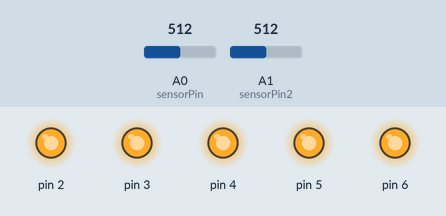
This sketch was run on a simulated Arduino Uno, built with avr-gcc and run on an emulated ATmega328P. Shown: output pins drawn as LEDs (lit = HIGH). The test bench sets the inputs (shaded band); at power-on: A0 (sensorPin) = 512, A1 (sensorPin2) = 512. What the sketch prints to the serial monitor is not drawn.

Above: at 1.2 s.
1.3 s: A0 (sensorPin) set to 322
4.3 s: A0 (sensorPin) set to 295
7.3 s: A1 (sensorPin2) set to 318
8.8 s: A1 (sensorPin2) set to 290
Timing chart, 0 to 11.8 s (numbered marks = the images above; inputs shaded):
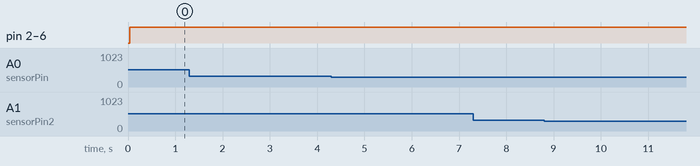

Measured:
- after the input at 1.3 s, every drawn part: stays the same
- after the input at 4.3 s, every drawn part: stays the same
- after the input at 7.3 s, every drawn part: stays the same
- after the input at 8.8 s, every drawn part: stays the same

The sketch:

love-o-meter.ino
```cpp
//header
//define constants and variables
const int sensorPin = A0;
const int sensorPin2 = A1;
const float baselineTemp = 20.0; //20 degrees celsius, or room temperature

//setup
void setup(){
  Serial.begin(9600); //open a serial port

  for (int pinNumber = 2; pinNumber < 7; pinNumber++){
    pinMode(pinNumber, OUTPUT);
    digitalWrite(pinNumber, LOW);
  }
}

//loop
void loop(){
  int sensorVal = analogRead(sensorPin);
  Serial.print("Sensor Value: ");
  Serial.print(sensorVal);

  int sensorVal2 = analogRead(sensorPin2);
  Serial.print("Sensor Value: ");
  Serial.print(sensorVal2);

  //convert the ADC reading to voltage
  float voltage = (sensorVal/1024.0)*5.0;
  //print new value to serial monitor
  Serial.print(", Volts: ");
  Serial.print(voltage);
  //convert the voltage to temperature in degrees
  float temperature = (voltage - .5)*100;
  Serial.print(", degrees C; ");
  Serial.println(temperature);

  //convert the ADC reading to voltage
  float voltage2 = (sensorVal2/1024.0)*5.0;
  //print new value to serial monitor
  Serial.print(", Volts: ");
  Serial.print(voltage2);
  //convert the voltage to temperature in degrees
  float temperature2 = (voltage2 - .5)*100;
  Serial.print(", degrees C; ");
  Serial.println(temperature2);

  if(temperature < baselineTemp && temperature2 < baselineTemp){ //temperature is below baseline
    digitalWrite(2, LOW);
    digitalWrite(3, LOW);
    digitalWrite(4, LOW);
    digitalWrite(5, LOW);
    digitalWrite(6, LOW);
  } else if(temperature >= baselineTemp+2 && temperature < baselineTemp+6 && temperature2 >= baselineTemp+2 && temperature2 < baselineTemp+6){  //low temperature
    digitalWrite(2, HIGH);
    digitalWrite(3, LOW);
    digitalWrite(4, LOW);
    digitalWrite(5, LOW);
    digitalWrite(6, LOW);
  } else if(temperature >= baselineTemp+6 && temperature < baselineTemp+10 && temperature2 >= baselineTemp+6 && temperature2 < baselineTemp+10){ //medium temperature
    digitalWrite(2, HIGH);
    digitalWrite(3, HIGH);
    digitalWrite(4, LOW);
    digitalWrite(5, LOW);
    digitalWrite(6, LOW);
  } else if(temperature >= baselineTemp+10 && temperature < baselineTemp+14 && temperature2 >= baselineTemp+10 && temperature2 < baselineTemp+14){
    digitalWrite(2, HIGH);
    digitalWrite(3, HIGH);
    digitalWrite(4, HIGH);
    digitalWrite(5, LOW);
    digitalWrite(6, LOW);
  } else if(temperature >= baselineTemp+14 && temperature < baselineTemp+18 && temperature2 >= baselineTemp+14 && temperature2 < baselineTemp+18){
    digitalWrite(2, HIGH);
    digitalWrite(3, HIGH);
    digitalWrite(4, HIGH);
    digitalWrite(5, HIGH);
    digitalWrite(6, LOW);
  } else if(temperature >= baselineTemp+18 && temperature2 >= baselineTemp+18){
    digitalWrite(2, HIGH);
    digitalWrite(3, HIGH);
    digitalWrite(4, HIGH);
    digitalWrite(5, HIGH);
    digitalWrite(6, HIGH);
  }
  delay(1);
}
```
